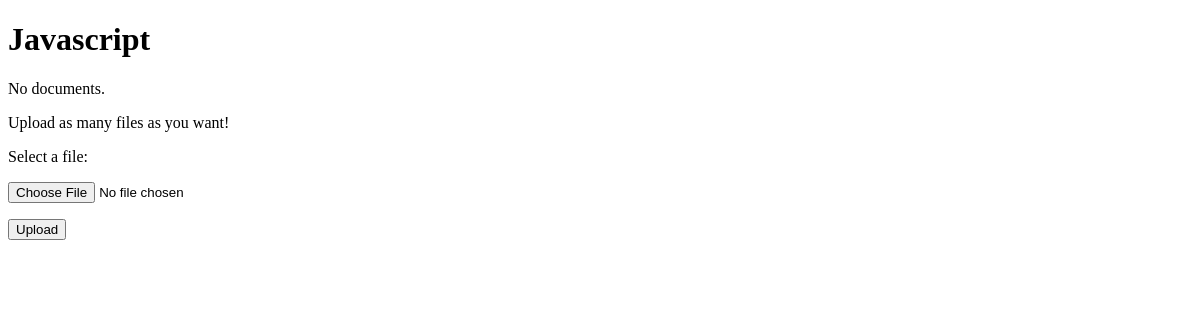
The app's page /accounts/server/Javascript (signed in), older data.
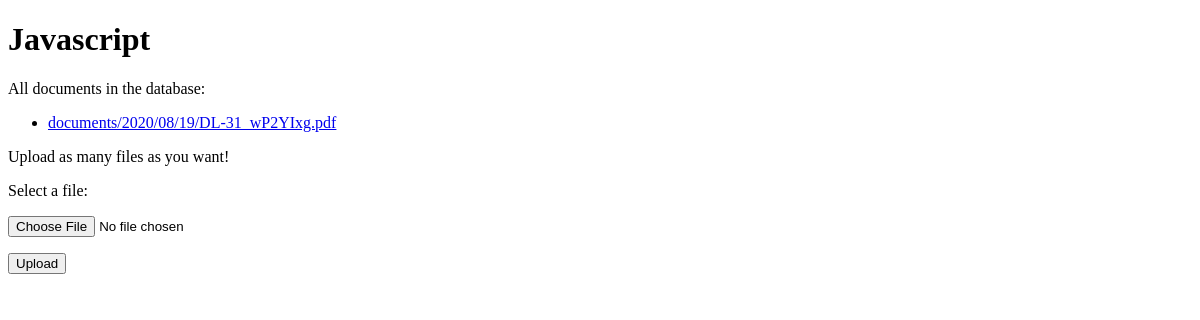
The same page, newer data.
### accounts/models.py (models this page shows)
class Document(models.Model):
    docfile = models.FileField(upload_to='documents/%Y/%m/%d')

### accounts/views.py (the view, shortened to what this page needs)
def course_server(request, *args, **kwargs):
    user = request.user.id
    message = 'Upload as many files as you want!'
    course_name = kwargs['course_title']
    course = Course.objects.get(title=course_name)
    form = DocumentForm()  # An empty, unbound form
    documents = course.documents.all()
    try:
        UserProfile.objects.filter(user_id=user)[0].courses.filter(title=course_name)
        return render(request, 'course_server.html', {'course':course,'documents': documents, 'form': form, 'message': message})
    except UserProfile.DoesNotExist:
        print("Error")
    return HttpResponseNotFound("Error")

### accounts/forms.py
class DocumentForm(forms.Form):
    docfile = forms.FileField(label='Select a file')

### accounts/templates/course_server.html (shortened to what this page needs)
<!DOCTYPE html>
<html lang="en">
<head>
</head>
<body>
    <h1>{{course.title}}</h1>
    {% if documents %}
        All documents in the database:
        <ul>
            {% for document in documents %}
                <li><a href="{{ document.docfile.url }}">{{ document.docfile.name }}</a></li>
            {% endfor %}
        </ul>
    {% else %}
        <p>No documents.</p>
    {% endif %}
    <form action="{% url 'course_server' course.title %}" method="POST" enctype="multipart/form-data">
        {{ message }}
        <p>{{ form.docfile.label_tag }} {{ form.docfile.help_text }}</p>
        <p>
            {{ form.docfile }}
        </p>
        <p><input type="submit" value="Upload"/></p>
    </form>
</body>
</html>

Row changes from the older to the newer data that the page shows:
added Document: docfile.name "documents/2020/08/19/DL-31_wP2YIxg.pdf"
Text that changed along with them:
text no longer shown: "No documents."
text now shown: "All documents in the database:"
